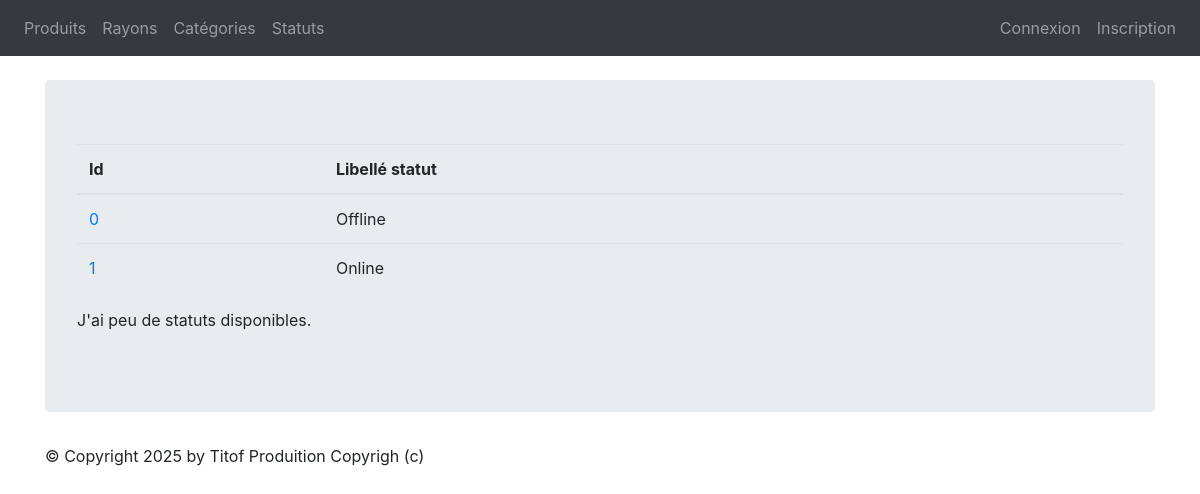
Page /monApp/statuts/ on the committed database.
### monApp/models.py (models this page shows, shortened)
class Statut(models.Model):
    idStatus = models.AutoField(primary_key=True)
    libelleStatus = models.CharField(max_length=100)

### monApp/views.py (the view)
# urls.py: path("statuts/", views.ListStatuts, name="list_statuts"),
def ListStatuts(request):
    stats = Statut.objects.all()
    return render(request, 'list_statuts.html', {'stats': stats})

### monApp/templates/list_statuts.html
{% extends 'base.html' %}
{% block content %}
<table class="table">
    <thead>
        <th>Id</th>
        <th>Libellé statut</th>
    </thead>
    <tbody>
    {% for stat in stats %}
    <tr>
        <td><a href="{% url 'dtl_statut' stat.idStatus %}">{{ stat.idStatus }}</a></td>
        <td>{{ stat.libelleStatus }}</td>
    </tr>
    {% endfor %}
    </tbody>
</table>
<p>
J'ai
{% if stats|length < 5 %}
    peu de
{% elif stats|length < 10 %}
    quelques
{% else %}
    beaucoup de
{% endif %}
statuts disponibles.
</p>
{% endblock %}

### rows in the picture
Statut: idStatus "0", libelleStatus "Offline"
Statut: idStatus "1", libelleStatus "Online"
